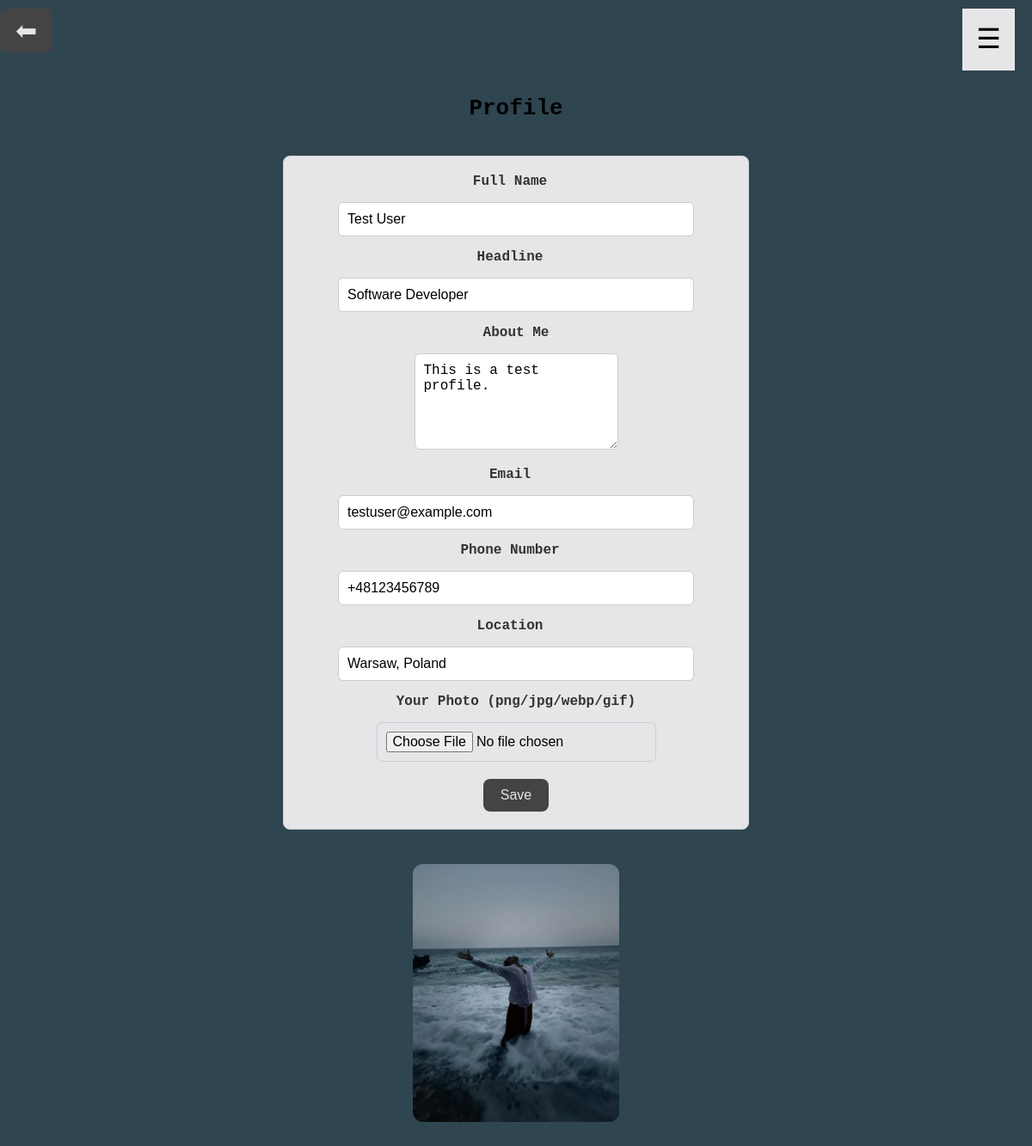
Screenshot of /admin/profile (signed in) with the database file from the repository.
### app.py (models this page shows)
class Profile(db.Model):
    id = db.Column(db.Integer, primary_key=True)
    full_name = db.Column(db.String(120), nullable=False, default="Your Full Name")
    headline = db.Column(db.String(200), nullable=False, default="My growing tech stack and projects")
    about = db.Column(db.Text, nullable=True)
    photo_filename = db.Column(db.String(255), nullable=True)
    email = db.Column(db.String(120), nullable=True)
    phone = db.Column(db.String(50), nullable=True)
    location = db.Column(db.String(120), nullable=True)

### app.py (the view, shortened to what this page needs)
@app.route("/admin/profile", methods=["GET", "POST"])
@login_required
def admin_profile():
    profile = Profile.query.first()
    form = ProfileForm(obj=profile)
    return render_template("admin/profile.html", form=form, profile=profile)

### app.py
class ProfileForm(FlaskForm):
    full_name = StringField("Full Name", validators=[DataRequired()])
    headline = StringField("Headline", validators=[DataRequired()])
    about = TextAreaField("About Me")
    photo = FileField("Your Photo (png/jpg/webp/gif)")
    email = StringField("Email")
    phone = StringField("Phone Number")
    location = StringField("Location")
    submit = SubmitField("Save")

### app.py (called while the page is built)
@login_manager.user_loader
def load_user(user_id):
    return User.query.get(int(user_id))

@app.context_processor
def inject_year():
    return {"current_year": date.today().year}

### templates/admin/profile.html (shortened to what this page needs)
{% extends "base.html" %}
{% block content %}
<button class="btn back-btn" onclick="history.back()">⬅</button>
<h2>Profile</h2>
<form method="POST" enctype="multipart/form-data" class="form">
  <div class="form-group">
    <label>{{ form.full_name.label }}</label>
    {{ form.full_name(size=40, class="input", placeholder=profile.full_name if profile else "Name") }}
  </div>
  <div class="form-group">
    <label>{{ form.headline.label }}</label>
    {{ form.headline(size=40, class="input", placeholder=profile.headline if profile else "Headline") }}
  </div>
  <div class="form-group">
    <label>{{ form.about.label }}</label>
    {{ form.about(rows=5, class="textarea", placeholder=profile.about if profile and profile.about else "About me") }}
  </div>
  <div class="form-group">
    <label>{{ form.email.label }}</label>
    {{ form.email(size=40, class="input", placeholder=profile.email if profile and profile.email else "Email") }}
  </div>
  <div class="form-group">
    <label>{{ form.phone.label }}</label>
    {{ form.phone(size=40, class="input", placeholder=profile.phone if profile and profile.phone else "Telephone") }}
  </div>
  <div class="form-group">
    <label>{{ form.location.label }}</label>
    {{ form.location(size=40, class="input", placeholder=profile.location if profile and profile.location else "Location") }}
  </div>
  <div class="form-group">
    <label>{{ form.photo.label }}</label>
    {{ form.photo() }}
  </div>
  <div class="form-actions">
    {{ form.submit(class="btn") }}
  </div>
</form>
{% if profile and profile.photo_filename %}
<div class="admin-pic">
  <img src="{{ url_for('uploaded_file', filename=profile.photo_filename) }}"
       alt="Foto" style="max-width:240px;border-radius:12px;">
</div>
{% endif %}
{% endblock %}

### static/styles/app.css (style rules this page uses)
body { width: 100%; margin: 0; padding: 0; box-sizing: border-box; background-color: #2F4550; font-family: "Fira Code", monospace; }
.form label { display: flex; align-items: center; gap: -10px; }
.form { display: flex; flex-direction: column; align-items: center; max-width: 500px; margin: 40px auto; padding: 20px; border: 1px solid #ccc; border-radius: 8px; background-color: #E6E6E9; }
.form label { display: flex; flex-direction: column; width: 100%; margin-bottom: 5px; font-weight: bold; }
.form input, .form textarea { padding: 8px; font-size: 16px; border: 1px solid #aaa; border-radius: 4px; width: 100%; box-sizing: border-box; }
.form .btn { padding: 10px 20px; font-size: 16px; cursor: pointer; border: none; border-radius: 5px; background-color: #E6E6E9; }
h2 { text-align: center; margin: 30px 0 20px 0; font-size: 26px; }
.form { display: flex; flex-direction: column; align-items: center; gap: 15px; margin-bottom: 40px; }
.form label { display: flex; flex-direction: column; font-weight: 600; color: #333; width: 100%; max-width: 400px; }
.form input, .form textarea, .form select { padding: 10px; font-size: 16px; border: 1px solid #ccc; border-radius: 6px; margin-top: 5px; }
.btn { display: inline-block; padding: 10px 22px; background-color: #444 !important; color: #E6E6E9 !important; border: none !important; border-radius: 8px !important; font-size: 16px; cursor: pointer; text-decoration: none !important; transition: background 0.3s; }
.admin-pic { text-align: center !important; margin: 20px 0 !important; }
.admin-pic img { display: inline-block !important; max-width: 240px !important; border-radius: 12px !important; }
.back-btn { display: inline-block; margin: 10px 10px 20px 0; background-color: #444 !important; color: #E6E6E9 !important; padding: 8px 18px; border-radius: 6px; font-size: 30px; transition: background 0.3s; cursor: pointer; }

### rows the page displays
Profile: full_name "Test User", headline "Software Developer", about "This is a test profile.", email "testuser@example.com", phone "+48123456789", location "Warsaw, Poland", photo_filename (picture)
